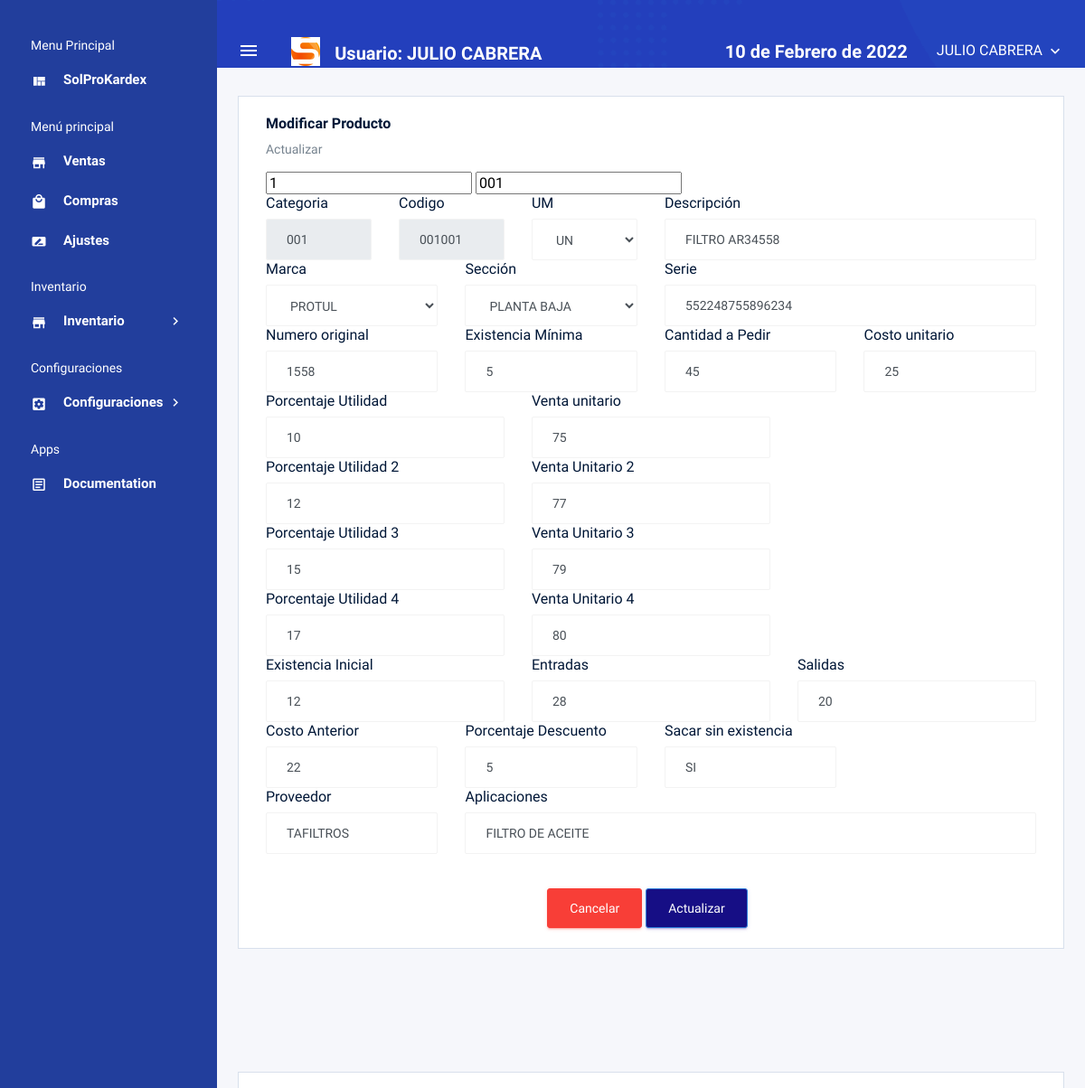
Screenshot of /sistema/actualizarProducto.php?id=1 (signed in) with the database file from the repository.
### tables this page shows
CREATE TABLE `productos` (
  `IDPRODUCTO` bigint(20) NOT NULL,
  `CODIGO` varchar(30) NOT NULL,
  `COD_PROD` varchar(6) NOT NULL,
  `NOMBRE` varchar(100) NOT NULL,
  `CATEGORIA` varchar(30) NOT NULL,
  `SECCION` varchar(30) NOT NULL,
  `MARCA` varchar(30) NOT NULL,
  `MEDIDA` varchar(30) NOT NULL,
  `SERIE` varchar(50) NOT NULL,
  `NUMEROORIGINAL` varchar(50) NOT NULL,
  `EMINIMA` int(11) NOT NULL,
  `CANTAPEDIR` int(11) NOT NULL,
  `COSTOUNITARIO` int(11) NOT NULL,
  `PCTUTILIDAD` int(11) NOT NULL,
  `VENTAUNITARIO` int(11) NOT NULL,
  `PCTUTILIDAD2` int(11) NOT NULL,
  `VENTAUNITARIO2` int(11) NOT NULL,
  `PCTUTILIDAD3` int(11) NOT NULL,
  `VENTAUNITARIO3` int(11) NOT NULL,
  `PCTUTILIDAD4` int(11) NOT NULL,
  `VENTAUNITARIO4` int(11) NOT NULL,
  `EINICIAL` int(11) NOT NULL,
  `ENTRADAS` int(11) NOT NULL,
  `SALIDAS` int(11) NOT NULL,
  `EXACTUAL` int(11) NOT NULL,
  `COSTOANTERIOR` int(11) NOT NULL,
  `PCTDESCUENTO` int(11) NOT NULL,
  `PROVEEDOR` varchar(15) NOT NULL,
  `APLICACIONES` varchar(500) NOT NULL,
  `SACARSINEXITENCIA` char(2) NOT NULL,
  `ESTATUS` tinyint(2) NOT NULL
);

### sistema/actualizarProducto.php (the view, shortened to what this page needs)
<?php
include "../conexionBD.php";
$id_buscado = $_GET['id'];
$consultar_registro = mysqli_query($connectionTrans, "SELECT * FROM `productos` WHERE IDPRODUCTO = '$id_buscado';");
$resultado_busq = mysqli_num_rows($consultar_registro);
if($resultado_busq == 0){
        header('location: VistaProductos.php');
    }else{
        while($datos = mysqli_fetch_array($consultar_registro)){
            $idproducto = $datos['IDPRODUCTO'];
            $categoria = $datos['CATEGORIA'];
            $codigo = $datos['CODIGO'];
            $cod_prod = $datos['COD_PROD'];
            $desc = strtoupper($datos['NOMBRE']);
            $serie = $datos['SERIE'];
            $numoriginal = $datos['NUMEROORIGINAL'];
            $eminima = $datos['EMINIMA'];
            $cantpedir = $datos['CANTAPEDIR'];
            $costounitario = $datos['COSTOUNITARIO'];
            $pcutilidad = $datos['PCTUTILIDAD'];
            $ventaunitario = $datos['VENTAUNITARIO'];
            $pcutilidad2 = $datos['PCTUTILIDAD2'];
            $ventaunitario2 = $datos['VENTAUNITARIO2'];
            $pcutilidad3 = $datos['PCTUTILIDAD3'];
            $ventaunitario3 = $datos['VENTAUNITARIO3'];
            $pcutilidad4 = $datos['PCTUTILIDAD4'];
            $ventaunitario4 = $datos['VENTAUNITARIO4'];
            $einicial = $datos['EINICIAL'];
            $entradas = $datos['ENTRADAS'];
            $salidas =  $datos['SALIDAS'];
            $costoanterior = $datos['COSTOANTERIOR'];
            $pctdescuento = $datos['PCTDESCUENTO'];
            $proveedor =  strtoupper($datos['PROVEEDOR']);
            $aplicaciones = strtoupper($datos['APLICACIONES']);
            $sacarsinexistencia = strtoupper($datos['SACARSINEXITENCIA']);
    }
}
?>
<!DOCTYPE html>
<html lang="en">
<head>
<?php include "../includes/includes.php";?>
</head>
<body>
<div class="container-scroller d-flex">
    <?php include "../includes/sideBar.php";?>
    <div class="container-fluid page-body-wrapper">
    <?php include "../includes/navBar.php";?>
    <div class="main-panel">
        <div class="content-wrapper">
        <div class="row">
        <div class="col-12 grid-margin stretch-card">
            <div class="card">
                <div class="card-body">
                <h4 class="card-title">Modificar producto</h4>
                <p class="card-description">
                    Actualizar
                </p>
            <form class="forms-sample" method="POST" action="">
                <input type="text" name="idproducto" value="<?php echo $idproducto; ?>">
                <input type="text" name="cod" value="<?php echo $codigo; ?>">
                <div class="row">
                    <div class="col-2">
                        <label >Categoria</label>
                        <input type="text" class="form-control" name="categoria" placeholder="Categoria"  value="<?php echo $categoria; ?>" readonly>
                    </div>
                    <div class="col-2">
                        <label >Codigo</label>
                        <input type="text" class="form-control" name="codigoCat" placeholder="Codigo"  value="<?php echo $cod_prod; ?>" readonly>
                    </div>
                    <div class="col-2">
                            <label >UM</label>
                            <?php
                                $query_um =  mysqli_query($connectionTrans,"SELECT * FROM `medidas`" );
                                $result_um = mysqli_num_rows($query_um);
                            ?>
                            <select name="um" class="form-control" >
                                <?php
                                if ($result_um > 0)
                                {
                                    while ($data_um = mysqli_fetch_array($query_um)) {
                                ?>
                                    <option value="<?php echo $data_um['MEDIDA']?>"  name="um"><?php echo $data_um["MEDIDA"] ?></option>
                                <?php
                                    }
                                }
                                ?>
                            </select>
                    </div>
                    <div class="col-6">
                            <label >Descripción</label>
                            <input type="text" class="form-control" name="descripcion" placeholder="Descripción de producto"  value="<?php echo $desc; ?>" required style="text-transform: uppercase;">
                    </div>
                </div>
                <div class="row">
                    <div class="col-3">
                            <label >Marca</label>
                            <?php
                                $query_marca =  mysqli_query($connectionTrans,"SELECT * FROM `marcas`" );
                                $result_marca = mysqli_num_rows($query_marca);
                            ?>
                            <select name="marca" class="form-control" >
                                <?php
                                if ($result_marca > 0)
                                {
                                    while ($data_marca = mysqli_fetch_array($query_marca)) {
                                ?>
                                    <option value="<?php echo $data_marca['MARCA']?>"  name="marca"><?php echo $data_marca["MARCA"] ?></option>
                                <?php
                                    }
                                }
                                ?>
                            </select>
                    </div>
                    <div class="col-3">
                            <label >Sección</label>
                            <?php
                                $query_seccion =  mysqli_query($connectionTrans,"SELECT * FROM `secciones`" );
                                $result_seccion = mysqli_num_rows($query_seccion);
                            ?>
                            <select name="seccion" class="form-control" >
                                <?php
                                if ($result_seccion > 0)
                                {
                                    while ($data_seccion = mysqli_fetch_array($query_seccion)) {
                                ?>
                                    <option value="<?php echo $data_seccion['SECCION']?>"  name="seccion"><?php echo $data_seccion["SECCION"] ?></option>
                                <?php
                                    }
                                }
                                ?>
                            </select>
                    </div>
                    <div class="col-6">
                        <label >Serie</label>
                        <input type="text" class="form-control" name="serie" placeholder="Número de serie" value="<?php echo $serie; ?>" required>
                    </div>
                </div>
                <div class="row">
                    <div class="col-3">
                            <label >Numero original</label>
                            <input type="text" class="form-control" name="numerooriginal" placeholder="Número Original" value="<?php echo $numoriginal; ?>" required>
                    </div>
                    <div class="col-3">
                            <label >Existencia Mínima</label>
                            <input type="text" class="form-control" name="eminima" placeholder="Existencia Mínima" value="<?php echo $eminima; ?>" required>
                    </div>
                    <div class="col-3">
                            <label >Cantidad a Pedir</label>
                            <input type="text" class="form-control" name="cantapedir" placeholder="Cantidad a pedir" value="<?php echo $cantpedir; ?>" required>
                    </div>
                    <div class="col-3">
                        <label >Costo unitario</label>
                        <input type="text" class="form-control" name="costounitario" placeholder="Costo unitario" value="<?php echo $costounitario; ?>" required>
                    </div>
                </div>
                <div class="row">
                    <div class="col-4">
                        <label >Porcentaje Utilidad</label>
                        <input type="text" class="form-control" name="pcutilidad" placeholder="PC UTILIDAD" value="<?php echo $pcutilidad; ?>" required>
                    </div>
                    <div class="col-4">
                        <label >Venta unitario</label>
                        <input type="text" class="form-control" name="ventaunitario" placeholder="Venta Unitario" value="<?php echo $ventaunitario; ?>" required
                        >
                    </div>
                </div>
                <div class="row">
                    <div class="col-4">
                        <label >Porcentaje Utilidad 2</label>
                        <input type="text" class="form-control" name="pcutilidad2" placeholder="Pct Utilidad 2" value="<?php echo $pcutilidad2; ?>" >
                    </div>
                    <div class="col-4">
                        <label >Venta Unitario 2</label>
                        <input type="text" class="form-control" name="ventaunitario2" placeholder="Venta unitario 2" value="<?php echo $ventaunitario2; ?>">
                    </div>
                </div>
                <div class="row">
                    <div class="col-4">
                        <label >Porcentaje Utilidad 3</label>
                        <input type="text" class="form-control" name="pcutilidad3" placeholder="PC Utilidad 3" value="<?php echo $pcutilidad3; ?>">
                    </div>
                    <div class="col-4">
                        <label >Venta Unitario 3</label>
                        <input type="text" class="form-control" name="ventaunitario3" placeholder="Venta unitario 3" value="<?php echo $ventaunitario3; ?>" >
                    </div>
                </div>
                <div class="row">
                    <div class="col-4">
                        <label >Porcentaje Utilidad 4</label>
                        <input type="text" class="form-control" name="pcutilidad4" placeholder="PC Utilidad 4" value="<?php echo $pcutilidad4; ?>" >
                    </div>
                    <div class="col-4">
                        <label >Venta Unitario 4</label>
                        <input type="text" class="form-control" name="ventaunitario4" placeholder="Venta unitario 4" value="<?php echo $ventaunitario4; ?>" >
                    </div>
                </div>
                <div class="row">
                    <div class="col-4">
                        <label >Existencia Inicial</label>
                        <input type="text" class="form-control" name="einicial" placeholder="Existencia Inicial" value="<?php echo $einicial; ?>" >
                    </div>
                    <div class="col-4">
                        <label >Entradas</label>
                        <input type="text" class="form-control" name="entradas" placeholder="Entradas" value="<?php echo $entradas; ?>" >
                    </div>
                    <div class="col-4">
                        <label >Salidas</label>
                        <input type="text" class="form-control" name="salidas" placeholder="Salidas" value="<?php echo $salidas; ?>" >
                    </div>
                </div>
                <div class="row">
                    <div class="col-3">
                        <label >Costo Anterior</label>
                        <input type="text" class="form-control" name="costoanterior" placeholder="Costo Anterior" value="<?php echo $costoanterior; ?>" >
                    </div>
                    <div class="col-3">
                        <label >Porcentaje Descuento</label>
                        <input type="text" class="form-control" name="descuento" placeholder="Descuento" value="<?php echo $pctdescuento; ?>">
                    </div>
                    <div class="col-3">
                        <label >Sacar sin existencia</label>
                        <input type="text" class="form-control" name="sacarsinexistencia" placeholder="Sacar sin existencia" value="<?php echo $sacarsinexistencia; ?>" style="text-transform: uppercase;">
                    </div>
                </div>
                <div class="row">
                    <div class="col-3">
                        <label >Proveedor</label>
                        <input type="text" class="form-control" name="proveedor" placeholder="Proveedor" value="<?php echo $proveedor; ?>" style="text-transform: uppercase;">
                    </div>
                    <div class="col-9">
                        <label >Aplicaciones</label>
                        <input type="text" class="form-control" name="aplicaciones" placeholder="Aplicaciones" value="<?php echo $aplicaciones; ?>" style="text-transform: uppercase;">
                    </div>
                </div>
                <br><br>
                <center>
                    <a href="VistaProductos.php" class="btn btn-danger">Cancelar </a>
                    <button type="submit" class="btn btn-primary mr-2">Actualizar  </button>
                </center>
            </form>
            </div>
            </div>
        </div>
    </div>
    </div>
    <?php include "../includes/footer.php";?>
    </div>
    </div>
</div>
</body>
</html>

### rows the page displays
productos: idproducto "1", cod "001", categoria "001", codigoCat "001001", descripcion "FILTRO AR34558", serie "552248755896234", numerooriginal "1558", eminima "5", cantapedir "45", costounitario "25", pcutilidad "10", ventaunitario "75", pcutilidad2 "12", ventaunitario2 "77", pcutilidad3 "15", ventaunitario3 "79", pcutilidad4 "17", ventaunitario4 "80", einicial "12", entradas "28", salidas "20", costoanterior "22", descuento "5", sacarsinexistencia "SI", proveedor "TAFILTROS", aplicaciones "FILTRO DE ACEITE"

### other values shown
$_SESSION['Nombre'] "JULIO CABRERA"
fechaC() "10 de Febrero de 2022"
form field um "UN"
form field marca "PROTUL"
form field seccion "PLANTA BAJA"
